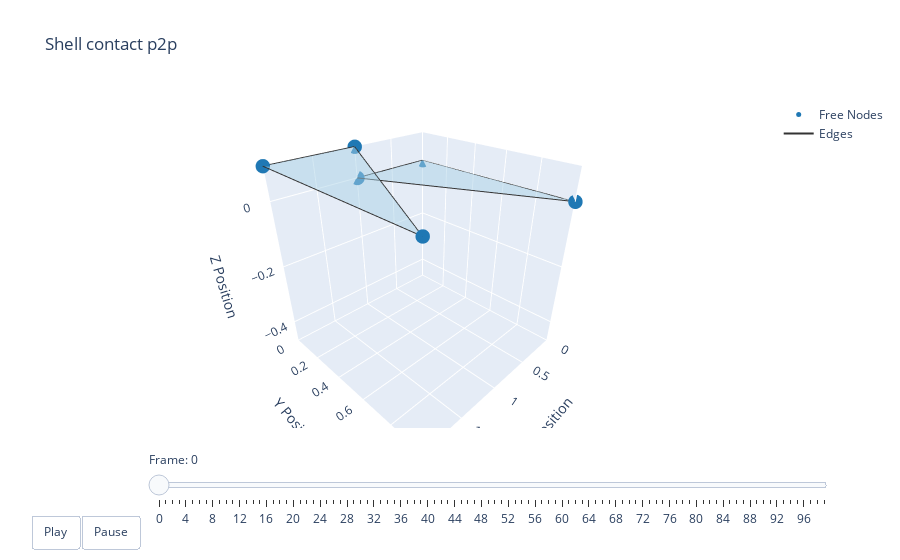

Source (notebook cell):
### Code cell
t = np.arange(robot.sim_params.total_time, step=robot.sim_params.dt)
options = dismech.AnimationOptions(title='Shell contact p2p', plot_step=shell_contact_sim.plot_step)

fig = dismech.get_interactive_animation_plotly(robot, t, qs, options)
fig.show()

### Figure 1 — Plotly figure (JSON) as saved in the notebook; plotly's stock layout.template omitted (floating-point values rounded to 4 significant figures)
{"data": [{"marker": {"color": "#1f78b4", "size": 5}, "mode": "markers", "name": "Free Nodes", "type": "scatter3d", "x": [0.0, 1.0, 0.0, 1.0, 2.0, 2.0], "y": [0.0, 0.0, 1.0, 0.0, 0.0, 1.0], "z": [0.0, 0.0, 0.0, 0.095, 0.095, 0.095]}, {"marker": {"color": "#e31a1c", "size": 5}, "mode": "markers", "name": "Fixed Nodes", "type": "scatter3d", "x": [], "y": [], "z": []}, {"line": {"color": "#333333", "width": 2}, "mode": "lines", "name": "Edges", "type": "scatter3d", "x": [1, 0, null, 0, 0, null, 0, 1, null, 2, 2, null, 2, 1, null, 1, 2, null], "y": [0, 1, null, 1, 0, null, 0, 0, null, 0, 1, null, 1, 0, null, 0, 0, null], "z": [0, 0, null, 0, 0, null, 0, 0, null, 0.095, 0.095, null, 0.095, 0.095, null, 0.095, 0.095, null]}, {"color": "rgba(166, 206, 227, 0.7)", "i": [0, 3], "j": [1, 4], "k": [2, 5], "name": "Faces", "opacity": 0.7, "showscale": false, "type": "mesh3d", "x": [0.0, 1.0, 0.0, 1.0, 2.0, 2.0], "y": [0.0, 0.0, 1.0, 0.0, 0.0, 1.0], "z": [0.0, 0.0, 0.0, 0.095, 0.095, 0.095]}], "layout": {"scene": {"camera": {"eye": {"x": 1.225, "y": 1.225, "z": 1.0}}, "xaxis": {"range": [-5.634e-05, 2.0], "title": {"text": "X Position"}}, "yaxis": {"range": [-0.000424, 1.0], "title": {"text": "Y Position"}}, "zaxis": {"range": [-0.475, 0.095], "title": {"text": "Z Position"}}}, "sliders": [{"currentvalue": {"prefix": "Frame: "}, "steps": [{"args": [["0"], {"frame": {"duration": 50, "redraw": true}, "mode": "immediate"}], "label": "0", "method": "animate"}, {"args": [["1"], {"frame": {"duration": 50, "redraw": true}, "mode": "immediate"}], "label": "1", "method": "animate"}, {"args": [["2"], {"frame": {"duration": 50, "redraw": true}, "mode": "immediate"}], "label": "2", "method": "animate"}, {"args": [["3"], {"frame": {"duration": 50, "redraw": true}, "mode": "immediate"}], "label": "3", "method": "animate"}, {"args": [["4"], {"frame": {"duration": 50, "redraw": true}, "mode": "immediate"}], "label": "4", "method": "animate"}, {"args": [["5"], {"frame": {"duration": 50, "redraw": true}, "mode": "immediate"}], "label": "5", "method": "animate"}, {"args": [["6"], {"frame": {"duration": 50, "redraw": true}, "mode": "immediate"}], "label": "6", "method": "animate"}, {"args": [["7"], {"frame": {"duration": 50, "redraw": true}, "mode": "immediate"}], "label": "7", "method": "animate"}, {"args": [["8"], {"frame": {"duration": 50, "redraw": true}, "mode": "immediate"}], "label": "8", "method": "animate"}, {"args": [["9"], {"frame": {"duration": 50, "redraw": true}, "mode": "immediate"}], "label": "9", "method": "animate"}, {"args": [["10"], {"frame": {"duration": 50, "redraw": true}, "mode": "immediate"}], "label": "10", "method": "animate"}, {"args": [["11"], {"frame": {"duration": 50, "redraw": true}, "mode": "immediate"}], "label": "11", "method": "animate"}, {"args": [["12"], {"frame": {"duration": 50, "redraw": true}, "mode": "immediate"}], "label": "12", "method": "animate"}, {"args": [["13"], {"frame": {"duration": 50, "redraw": true}, "mode": "immediate"}], "label": "13", "method": "animate"}, {"args": [["14"], {"frame": {"duration": 50, "redraw": true}, "mode": "immediate"}], "label": "14", "method": "animate"}, {"args": [["15"], {"frame": {"duration": 50, "redraw": true}, "mode": "immediate"}], "label": "15", "method": "animate"}, {"args": [["16"], {"frame": {"duration": 50, "redraw": true}, "mode": "immediate"}], "label": "16", "method": "animate"}, {"args": [["17"], {"frame": {"duration": 50, "redraw": true}, "mode": "immediate"}], "label": "17", "method": "animate"}, {"args": [["18"], {"frame": {"duration": 50, "redraw": true}, "mode": "immediate"}], "label": "18", "method": "animate"}, {"args": [["19"], {"frame": {"duration": 50, "redraw": true}, "mode": "immediate"}], "label": "19", "method": "animate"}, {"args": [["20"], {"frame": {"duration": 50, "redraw": true}, "mode": "immediate"}], "label": "20", "method": "animate"}, {"args": [["21"], {"frame": {"duration": 50, "redraw": true}, "mode": "immediate"}], "label": "21", "method": "animate"}, {"args": [["22"], {"frame": {"duration": 50, "redraw": true}, "mode": "immediate"}], "label": "22", "method": "animate"}, {"args": [["23"], {"frame": {"duration": 50, "redraw": true}, "mode": "immediate"}], "label": "23", "method": "animate"}, {"args": [["24"], {"frame": {"duration": 50, "redraw": true}, "mode": "immediate"}], "label": "24", "method": "animate"}, {"args": [["25"], {"frame": {"duration": 50, "redraw": true}, "mode": "immediate"}], "label": "25", "method": "animate"}, {"args": [["26"], {"frame": {"duration": 50, "redraw": true}, "mode": "immediate"}], "label": "26", "method": "animate"}, {"args": [["27"], {"frame": {"duration": 50, "redraw": true}, "mode": "immediate"}], "label": "27", "method": "animate"}, {"args": [["28"], {"frame": {"duration": 50, "redraw": true}, "mode": "immediate"}], "label": "28", "method": "animate"}, {"args": [["29"], {"frame": {"duration": 50, "redraw": true}, "mode": "immediate"}], "label": "29", "method": "animate"}, {"args": [["30"], {"frame": {"duration": 50, "redraw": true}, "mode": "immediate"}], "label": "30", "method": "animate"}, {"args": [["31"], {"frame": {"duration": 50, "redraw": true}, "mode": "immediate"}], "label": "31", "method": "animate"}, {"args": [["32"], {"frame": {"duration": 50, "redraw": true}, "mode": "immediate"}], "label": "32", "method": "animate"}, {"args": [["33"], {"frame": {"duration": 50, "redraw": true}, "mode": "immediate"}], "label": "33", "method": "animate"}, {"args": [["34"], {"frame": {"duration": 50, "redraw": true}, "mode": "immediate"}], "label": "34", "method": "animate"}, {"args": [["35"], {"frame": {"duration": 50, "redraw": true}, "mode": "immediate"}], "label": "35", "method": "animate"}, {"args": [["36"], {"frame": {"duration": 50, "redraw": true}, "mode": "immediate"}], "label": "36", "method": "animate"}, {"args": [["37"], {"frame": {"duration": 50, "redraw": true}, "mode": "immediate"}], "label": "37", "method": "animate"}, {"args": [["38"], {"frame": {"duration": 50, "redraw": true}, "mode": "immediate"}], "label": "38", "method": "animate"}, {"args": [["39"], {"frame": {"duration": 50, "redraw": true}, "mode": "immediate"}], "label": "39", "method": "animate"}, {"args": [["40"], {"frame": {"duration": 50, "redraw": true}, "mode": "immediate"}], "label": "40", "method": "animate"}, {"args": [["41"], {"frame": {"duration": 50, "redraw": true}, "mode": "immediate"}], "label": "41", "method": "animate"}, {"args": [["42"], {"frame": {"duration": 50, "redraw": true}, "mode": "immediate"}], "label": "42", "method": "animate"}, {"args": [["43"], {"frame": {"duration": 50, "redraw": true}, "mode": "immediate"}], "label": "43", "method": "animate"}, {"args": [["44"], {"frame": {"duration": 50, "redraw": true}, "mode": "immediate"}], "label": "44", "method": "animate"}, {"args": [["45"], {"frame": {"duration": 50, "redraw": true}, "mode": "immediate"}], "label": "45", "method": "animate"}, {"args": [["46"], {"frame": {"duration": 50, "redraw": true}, "mode": "immediate"}], "label": "46", "method": "animate"}, {"args": [["47"], {"frame": {"duration": 50, "redraw": true}, "mode": "immediate"}], "label": "47", "method": "animate"}, {"args": [["48"], {"frame": {"duration": 50, "redraw": true}, "mode": "immediate"}], "label": "48", "method": "animate"}, {"args": [["49"], {"frame": {"duration": 50, "redraw": true}, "mode": "immediate"}], "label": "49", "method": "animate"}, {"args": [["50"], {"frame": {"duration": 50, "redraw": true}, "mode": "immediate"}], "label": "50", "method": "animate"}, {"args": [["51"], {"frame": {"duration": 50, "redraw": true}, "mode": "immediate"}], "label": "51", "method": "animate"}, {"args": [["52"], {"frame": {"duration": 50, "redraw": true}, "mode": "immediate"}], "label": "52", "method": "animate"}, {"args": [["53"], {"frame": {"duration": 50, "redraw": true}, "mode": "immediate"}], "label": "53", "method": "animate"}, {"args": [["54"], {"frame": {"duration": 50, "redraw": true}, "mode": "immediate"}], "label": "54", "method": "animate"}, {"args": [["55"], {"frame": {"duration": 50, "redraw": true}, "mode": "immediate"}], "label": "55", "method": "animate"}, {"args": [["56"], {"frame": {"duration": 50, "redraw": true}, "mode": "immediate"}], "label": "56", "method": "animate"}, {"args": [["57"], {"frame": {"duration": 50, "redraw": true}, "mode": "immediate"}], "label": "57", "method": "animate"}, {"args": [["58"], {"frame": {"duration": 50, "redraw": true}, "mode": "immediate"}], "label": "58", "method": "animate"}, {"args": [["59"], {"frame": {"duration": 50, "redraw": true}, "mode": "immediate"}], "label": "59", "method": "animate"}, {"args": [["60"], {"frame": {"duration": 50, "redraw": true}, "mode": "immediate"}], "label": "60", "method": "animate"}, {"args": [["61"], {"frame": {"duration": 50, "redraw": true}, "mode": "immediate"}], "label": "61", "method": "animate"}, {"args": [["62"], {"frame": {"duration": 50, "redraw": true}, "mode": "immediate"}], "label": "62", "method": "animate"}, {"args": [["63"], {"frame": {"duration": 50, "redraw": true}, "mode": "immediate"}], "label": "63", "method": "animate"}, {"args": [["64"], {"frame": {"duration": 50, "redraw": true}, "mode": "immediate"}], "label": "64", "method": "animate"}, {"args": [["65"], {"frame": {"duration": 50, "redraw": true}, "mode": "immediate"}], "label": "65", "method": "animate"}, {"args": [["66"], {"frame": {"duration": 50, "redraw": true}, "mode": "immediate"}], "label": "66", "method": "animate"}, {"args": [["67"], {"frame": {"duration": 50, "redraw": true}, "mode": "immediate"}], "label": "67", "method": "animate"}, {"args": [["68"], {"frame": {"duration": 50, "redraw": true}, "mode": "immediate"}], "label": "68", "method": "animate"}, {"args": [["69"], {"frame": {"duration": 50, "redraw": true}, "mode": "immediate"}], "label": "69", "method": "animate"}, {"args": [["70"], {"frame": {"duration": 50, "redraw": true}, "mode": "immediate"}], "label": "70", "method": "animate"}, {"args": [["71"], {"frame": {"duration": 50, "redraw": true}, "mode": "immediate"}], "label": "71", "method": "animate"}, {"args": [["72"], {"frame": {"duration": 50, "redraw": true}, "mode": "immediate"}], "label": "72", "method": "animate"}, {"args": [["73"], {"frame": {"duration": 50, "redraw": true}, "mode": "immediate"}], "label": "73", "method": "animate"}, {"args": [["74"], {"frame": {"duration": 50, "redraw": true}, "mode": "immediate"}], "label": "74", "method": "animate"}, {"args": [["75"], {"frame": {"duration": 50, "redraw": true}, "mode": "immediate"}], "label": "75", "method": "animate"}, {"args": [["76"], {"frame": {"duration": 50, "redraw": true}, "mode": "immediate"}], "label": "76", "method": "animate"}, {"args": [["77"], {"frame": {"duration": 50, "redraw": true}, "mode": "immediate"}], "label": "77", "method": "animate"}, {"args": [["78"], {"frame": {"duration": 50, "redraw": true}, "mode": "immediate"}], "label": "78", "method": "animate"}, {"args": [["79"], {"frame": {"duration": 50, "redraw": true}, "mode": "immediate"}], "label": "79", "method": "animate"}, {"args": [["80"], {"frame": {"duration": 50, "redraw": true}, "mode": "immediate"}], "label": "80", "method": "animate"}, {"args": [["81"], {"frame": {"duration": 50, "redraw": true}, "mode": "immediate"}], "label": "81", "method": "animate"}, {"args": [["82"], {"frame": {"duration": 50, "redraw": true}, "mode": "immediate"}], "label": "82", "method": "animate"}, {"args": [["83"], {"frame": {"duration": 50, "redraw": true}, "mode": "immediate"}], "label": "83", "method": "animate"}, {"args": [["84"], {"frame": {"duration": 50, "redraw": true}, "mode": "immediate"}], "label": "84", "method": "animate"}, {"args": [["85"], {"frame": {"duration": 50, "redraw": true}, "mode": "immediate"}], "label": "85", "method": "animate"}, {"args": [["86"], {"frame": {"duration": 50, "redraw": true}, "mode": "immediate"}], "label": "86", "method": "animate"}, {"args": [["87"], {"frame": {"duration": 50, "redraw": true}, "mode": "immediate"}], "label": "87", "method": "animate"}, {"args": [["88"], {"frame": {"duration": 50, "redraw": true}, "mode": "immediate"}], "label": "88", "method": "animate"}, {"args": [["89"], {"frame": {"duration": 50, "redraw": true}, "mode": "immediate"}], "label": "89", "method": "animate"}, {"args": [["90"], {"frame": {"duration": 50, "redraw": true}, "mode": "immediate"}], "label": "90", "method": "animate"}, {"args": [["91"], {"frame": {"duration": 50, "redraw": true}, "mode": "immediate"}], "label": "91", "method": "animate"}, {"args": [["92"], {"frame": {"duration": 50, "redraw": true}, "mode": "immediate"}], "label": "92", "method": "animate"}, {"args": [["93"], {"frame": {"duration": 50, "redraw": true}, "mode": "immediate"}], "label": "93", "method": "animate"}, {"args": [["94"], {"frame": {"duration": 50, "redraw": true}, "mode": "immediate"}], "label": "94", "method": "animate"}, {"args": [["95"], {"frame": {"duration": 50, "redraw": true}, "mode": "immediate"}], "label": "95", "method": "animate"}, {"args": [["96"], {"frame": {"duration": 50, "redraw": true}, "mode": "immediate"}], "label": "96", "method": "animate"}, {"args": [["97"], {"frame": {"duration": 50, "redraw": true}, "mode": "immediate"}], "label": "97", "method": "animate"}, {"args": [["98"], {"frame": {"duration": 50, "redraw": true}, "mode": "immediate"}], "label": "98", "method": "animate"}, {"args": [["99"], {"frame": {"duration": 50, "redraw": true}, "mode": "immediate"}], "label": "99", "method": "animate"}], "transition": {"duration": 0}, "x": 0.1, "y": 0}], "title": {"text": "Shell contact p2p"}, "updatemenus": [{"buttons": [{"args": [null, {"frame": {"duration": 50, "redraw": true}, "fromcurrent": true}], "label": "Play", "method": "animate"}, {"args": [[null], {"frame": {"duration": 0, "redraw": true}, "mode": "immediate"}], "label": "Pause", "method": "animate"}], "direction": "left", "pad": {"r": 10, "t": 87}, "showactive": false, "type": "buttons", "x": 0.1, "xanchor": "right", "y": 0, "yanchor": "top"}]}}
